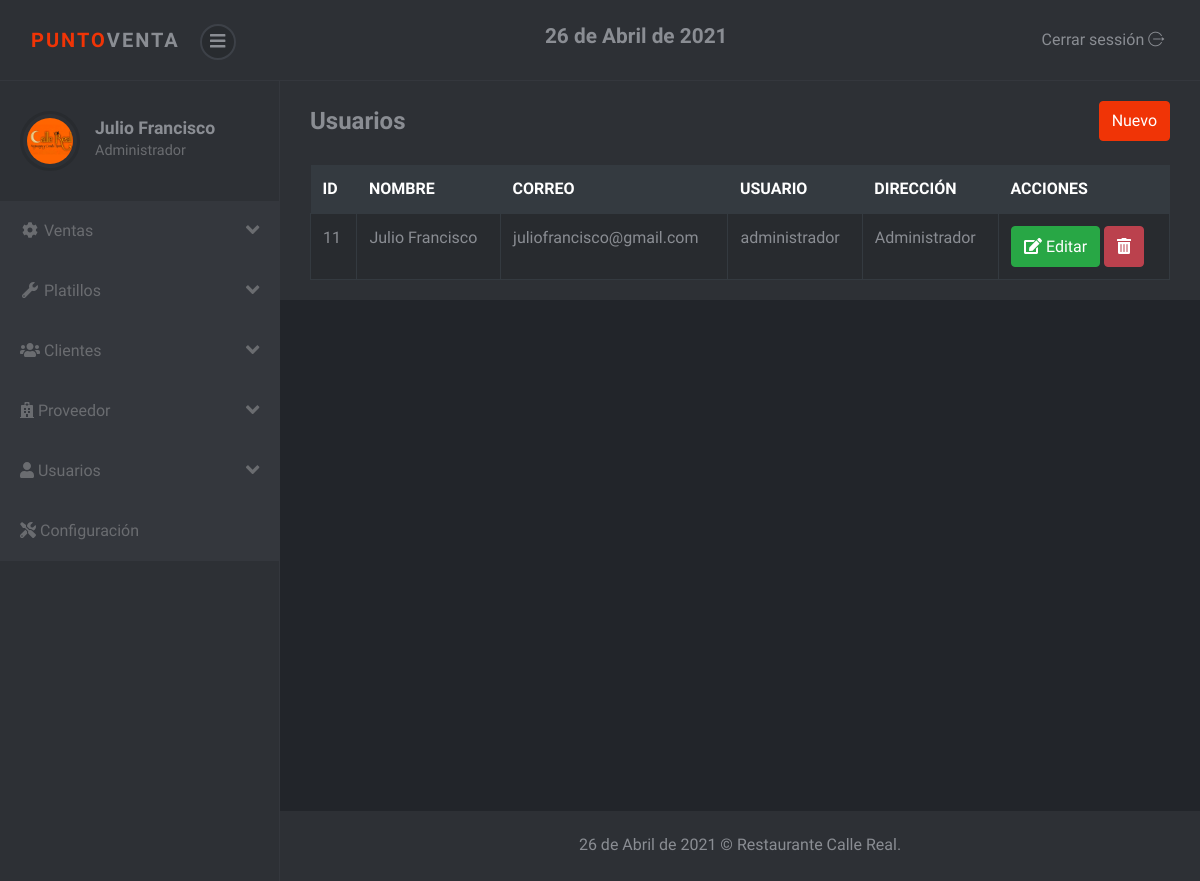
The page /sistema/lista_usuarios.php (signed in) on the database its author committed.
### tables this page shows
CREATE TABLE `usuario` (
  `idusuario` int(11) NOT NULL,
  `nombre` varchar(100) NOT NULL,
  `correo` varchar(100) NOT NULL,
  `usuario` varchar(20) NOT NULL,
  `clave` varchar(50) NOT NULL,
  `rol` int(11) NOT NULL
);

CREATE TABLE `rol` (
  `idrol` int(11) NOT NULL,
  `rol` varchar(50) NOT NULL
);

### sistema/lista_usuarios.php (the view)
<?php include_once "includes/header.php"; ?>
<div class="container-fluid">
	<div class="d-sm-flex align-items-center justify-content-between mb-4">
		<h1 class="h3 mb-0 text-gray-800">Usuarios</h1>
		<?php if ($_SESSION['rol'] == 1) { ?>
		<a href="registro_usuario.php" class="btn btn-primary">Nuevo</a>
		<?php } ?>
	</div>
	<div class="row">
		<div class="col-lg-12">
			<div class="table-responsive">
				<table class="table table-striped table-bordered" id="table">
					<thead class="thead-dark">
						<tr>
							<th>ID</th>
							<th>NOMBRE</th>
							<th>CORREO</th>
							<th>USUARIO</th>
							<th>DIRECCIÓN</th>
							<?php if ($_SESSION['rol'] == 1) { ?>
							<th>ACCIONES</th>
							<?php }?>
						</tr>
					</thead>
					<tbody>
						<?php
						include "../conexion.php";
						$query = mysqli_query($conexion, "SELECT u.idusuario, u.nombre, u.correo, u.usuario, r.rol FROM usuario u INNER JOIN rol r ON u.rol = r.idrol");
						$result = mysqli_num_rows($query);
						if ($result > 0) {
							while ($data = mysqli_fetch_assoc($query)) { ?>
								<tr>
									<td><?php echo $data['idusuario']; ?></td>
									<td><?php echo $data['nombre']; ?></td>
									<td><?php echo $data['correo']; ?></td>
									<td><?php echo $data['usuario']; ?></td>
									<td><?php echo $data['rol']; ?></td>
									<?php if ($_SESSION['rol'] == 1) { ?>
									<td>
										<a href="editar_usuario.php?id=<?php echo $data['idusuario']; ?>" class="btn btn-success"><i class='fas fa-edit'></i> Editar</a>
										<form action="eliminar_usuario.php?id=<?php echo $data['idusuario']; ?>" method="post" class="confirmar d-inline">
											<button class="btn btn-danger" type="submit"><i class='fas fa-trash-alt'></i> </button>
										</form>
									</td>
									<?php } ?>
								</tr>
						<?php }
						} ?>
					</tbody>
				</table>
			</div>
		</div>
	</div>
</div>
<?php include_once "includes/footer.php"; ?>

### sistema/css/style.violet.css (style rules this page uses)
body { position: relative; }
a { -webkit-transition: all 0.3s; transition: all 0.3s; display: inline-block; }
button { cursor: pointer; }
button, input[type='submit'] { cursor: pointer; font-family: inherit; font-weight: 300 !important; }
.table { margin-bottom: 0; color: #8a8d93; }
.table td, .table th { border-color: #343a40; }
.table thead th { border: none; }
.table-striped tbody tr { -webkit-transition: all 0.3s; transition: all 0.3s; }
.table-striped tbody tr:nth-of-type(odd) { background-color: #282b2f; }
.table-bordered td, .table-bordered th { border-color: #343a40; }
.btn { font-weight: 400; border: 1px solid transparent; padding: 0.45rem 0.75rem; font-size: 1rem; line-height: 1.5; border-radius: 0.25rem; -webkit-transition: color 0.15s ease-in-out, background-color 0.15s ease-in-out, border-color 0.15s ease-in-out, -webkit-box-shadow 0.15s ease-in-out; transition: color 0.15s ease-in-out, background-color 0.15s ease-in-out, border-color 0.15s ease-in-out, -webkit-box-shadow 0.15s ease-in-out; transition: color 0.15s ease-in-out, background-color 0.15s ease-in-out, border-color 0.15s ease-in-out, box-shadow 0.15s ease-in-out; transition: color 0.15s ease-in-out, background-color 0.15s ease-in-out, border-color 0.15s ease-in-out, box-shadow 0.15s ease-in-out, -webkit-box-shadow 0.15s ease-in-out; }
.btn-primary { color: color-yiq(#f03406); background-color: #f03406; border-color: #f03406; }
.btn-success { color: color-yiq(#28a745); background-color: #28a745; border-color: #28a745; }
.btn-danger { color: color-yiq(#bb414d); background-color: #bb414d; border-color: #bb414d; }
body { font-family: "Muli", sans-serif; font-size: 1rem; font-weight: 400; line-height: 1.5; color: #8a8d93; background-color: #fff; }
a { color: #f03406; text-decoration: none; }
h1, h2, h3, h4, h5, h6, .h1, .h2, .h3, .h4, .h5, .h6 { margin-bottom: 0.5rem; font-family: inherit; font-weight: 700; line-height: 1.2; color: inherit; }
h1, .h1 { font-size: 2.5rem; }
h3, .h3 { font-size: 1.5rem; }

### rows shown on the page
usuario: idusuario "11", nombre "Julio Francisco", correo "juliofrancisco@gmail.com", usuario "administrador", rol.rol "Administrador"

### other values the page prints
fechaPeru() "26 de Abril de 2021"
$_SESSION['nombre'] "Julio Francisco"
